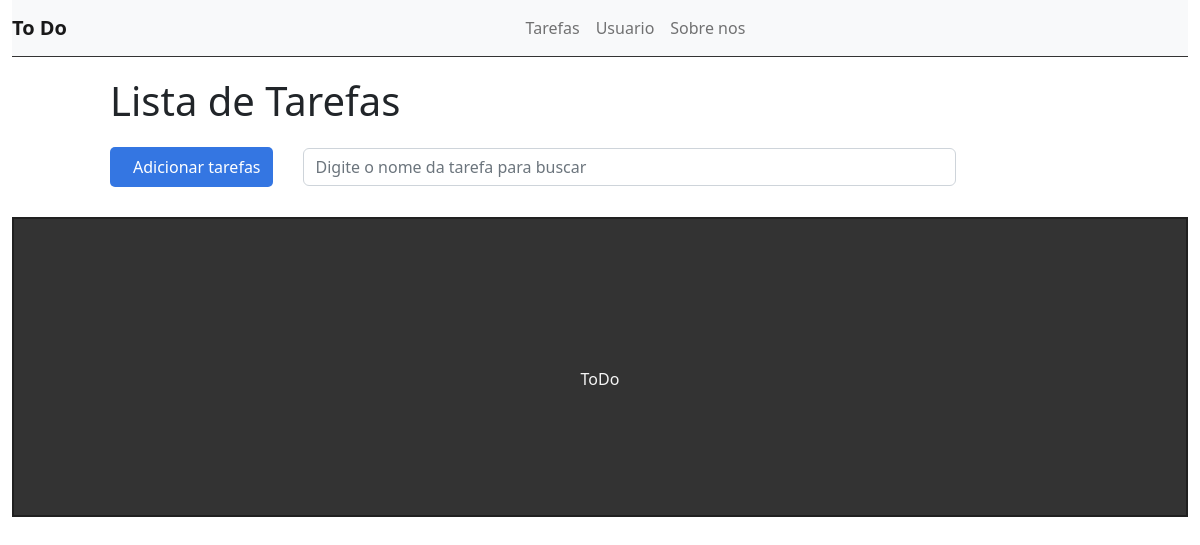
The app's page /, older data.
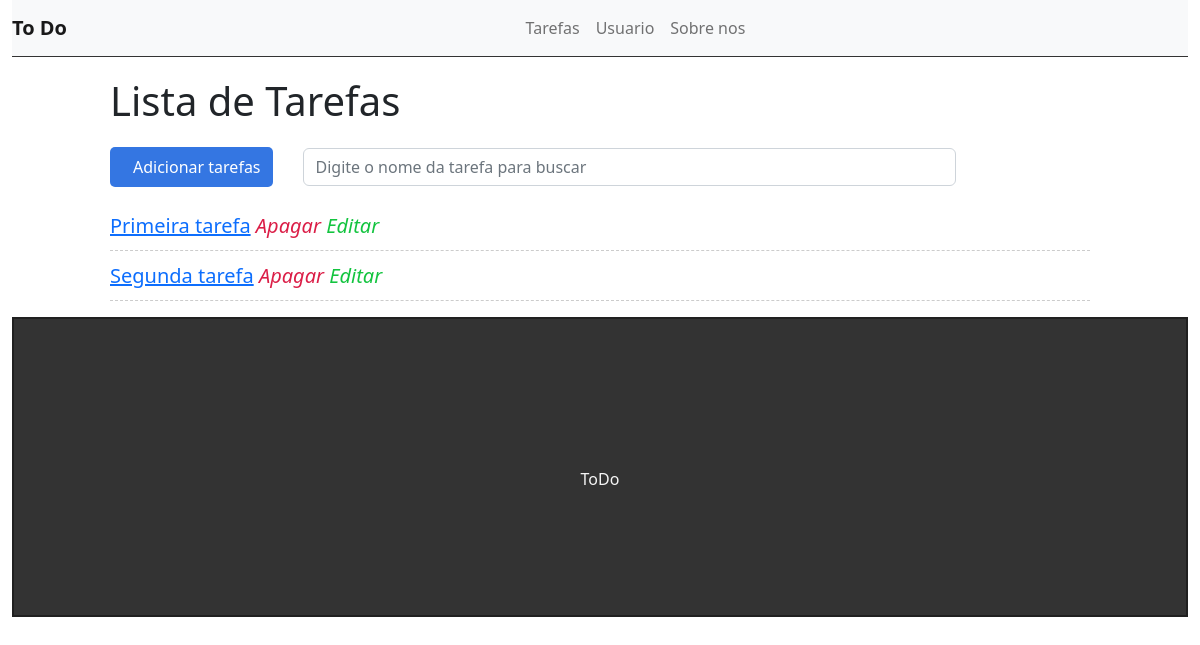
The same page, newer data.
### tasks/models.py (models this page shows, shortened)
class Task(models.Model):
    STATUS = (
        ('doing', 'Doing'),
        ('done', 'Done')
    )
    title = models.CharField(max_length=255)
    description = models.TextField()
    done = models.CharField(
        max_length=5,
        choices=STATUS,
    )
    created_at = models.DateTimeField(auto_now_add=True)
    updated_at = models.DateTimeField(auto_now=True)

### tasks/views.py (the view)
# urls.py: path('', views.taskList, name='task-list'),
def taskList(request):
    tasks = Task.objects.all
    return render(request, 'tasks/list.html', {'tasks': tasks})

### tasks/templates/tasks/list.html (shortened to what this page needs)
{% extends 'base.html' %}
{% block content %}
    <div class="offset-1 col-10 list-div">
        <h1>Lista de Tarefas</h1>
        <div class="col-2 add-div">
            Adicionar tarefas
        </div>
        <div class="col-8 search-div">
            <input class="form-control" type="text" name="search" id="search" placeholder="Digite o nome da tarefa para buscar"/>
        </div>
        <ul class="task-list">
            {% for task in tasks %}
                <li class="task-item">
                    <span><a href="/task/{task.id}">{{task.title}}</a></span>
                    <span><i class="fas fa-trash">Apagar</i></span>
                    <span><i class="fas fa-edit">Editar</i></span>
                </li>
            {% endfor %}
        </ul>
    </div>
{% endblock %}

### tasks/templates/base.html (shortened to what this page needs)
{% load static %}
<!DOCTYPE html>
<html lang="en">
    <head>
        <link rel="stylesheet" href="{% static 'css/styles.css' %}">
        <link rel="stylesheet" href="https://cdn.jsdelivr.net/npm/bootstrap@5.2.3/dist/css/bootstrap.min.css">
    </head>
    <body>
        <div class="container-fluid">
            <nav class="navbar navbar-expand-lg navbar-light bg-light">
                <a class="navbar-brand" href="/">To Do</a>
                <div class="collapse navbar-collapse" id="navbarSupportedContent">
                    <ul class="navbar-nav mr-auto">
                        <li class="nav-item">
                            <a class="nav-link" href="#">Tarefas</a>
                        </li>
                        <li class="nav-item">
                            <a class="nav-link" href="#">Usuario</a>
                        </li>
                        <li class="nav-item">
                            <a class="nav-link" href="#">Sobre nos</a>
                        </li>
                    </ul>
                </div>
            </nav>
                {% block content %}{% endblock %}
            <footer>
                <p>ToDo</p>
            </footer>
        </div>
    </body>
</html>

### tasks/static/css/styles.css (style rules this page uses)
.container-fluid { padding: 0; }
.navbar { border-bottom: 1px solid #333; margin-bottom: 20px; }
.navbar-nav { margin: auto; }
.navbar-brand { font-weight: bold; }
.list-div { padding: 0; }
.task-list { padding-left: 0; }
.task-item { list-style: none; font-size: 20px; height: 50px; padding-top: 10px; border-bottom: 1px dashed #ccc; }
.fas.fa-trash { color: #db1e47; }
.fas.fa-edit { color: #13c43f; }
.add-div { background-color: #3476e2; cursor: pointer; display: inline-block; color: #fff; padding: 8px; border-radius: 5px; margin-right: 25px; }
.search-div { padding: 0; margin-top: 15px; margin-bottom: 15px; display: inline-block; }
footer { background-color: #333; height: 300px; border: 2px solid #202020; }
footer p { color: #f5f5f5; text-align: center; top: 50%; position: relative; }

Row changes from the older to the newer data that the page shows:
added Task: title "Primeira tarefa"
added Task: title "Segunda tarefa"
